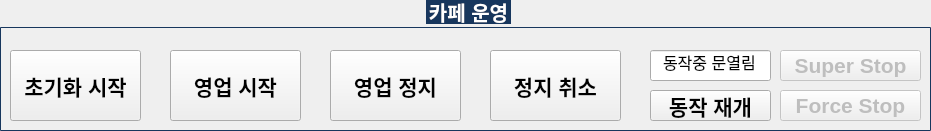
   <widget class="QGroupBox" name="GB_OP_CONTROL">
    <property name="geometry">
     <rect>
      <x>760</x>
      <y>10</y>
      <width>931</width>
      <height>131</height>
     </rect>
    </property>
    <property name="font">
     <font>
      <pointsize>-1</pointsize>
      <weight>75</weight>
      <italic>false</italic>
      <bold>true</bold>
     </font>
    </property>
    <property name="styleSheet">
     <string notr="true">QGroupBox  {
    border: 1px solid gray;
    border-color: #FF17365D;
    margin-top: 27px;
    font-size: 20px;
    border-radius: 1px;
}

QGroupBox::title  {
    subcontrol-origin: margin;
    subcontrol-position: top center;
    padding: 10px 8000px 10px 8000px;
    background-color: #FF17365D;
    color: rgb(255, 255, 255);
}</string>
    </property>
    <property name="title">
     <string>카페 운영</string>
    </property>
    <widget class="QPushButton" name="BTN_DO_INITIALIZING">
     <property name="geometry">
      <rect>
       <x>10</x>
       <y>50</y>
       <width>131</width>
       <height>71</height>
      </rect>
     </property>
     <property name="font">
      <font>
       <pointsize>16</pointsize>
       <weight>75</weight>
       <bold>true</bold>
      </font>
     </property>
     <property name="text">
      <string>초기화 시작</string>
     </property>
    </widget>
    <widget class="QPushButton" name="BTN_DO_OPERATING">
     <property name="geometry">
      <rect>
       <x>170</x>
       <y>50</y>
       <width>131</width>
       <height>71</height>
      </rect>
     </property>
     <property name="font">
      <font>
       <pointsize>16</pointsize>
       <weight>75</weight>
       <bold>true</bold>
      </font>
     </property>
     <property name="text">
      <string>영업 시작</string>
     </property>
    </widget>
    <widget class="QPushButton" name="BTN_STOP_OPERATING">
     <property name="geometry">
      <rect>
       <x>330</x>
       <y>50</y>
       <width>131</width>
       <height>71</height>
      </rect>
     </property>
     <property name="font">
      <font>
       <pointsize>16</pointsize>
       <weight>75</weight>
       <bold>true</bold>
      </font>
     </property>
     <property name="text">
      <string>영업 정지</string>
     </property>
    </widget>
    <widget class="QPushButton" name="BTN_CANCEL_STOP">
     <property name="geometry">
      <rect>
       <x>490</x>
       <y>50</y>
       <width>131</width>
       <height>71</height>
      </rect>
     </property>
     <property name="font">
      <font>
       <pointsize>16</pointsize>
       <weight>75</weight>
       <bold>true</bold>
      </font>
     </property>
     <property name="text">
      <string>정지 취소</string>
     </property>
    </widget>
    <widget class="QPushButton" name="BTN_SUPER_STOP">
     <property name="enabled">
      <bool>false</bool>
     </property>
     <property name="geometry">
      <rect>
       <x>780</x>
       <y>50</y>
       <width>141</width>
       <height>31</height>
      </rect>
     </property>
     <property name="font">
      <font>
       <pointsize>16</pointsize>
       <weight>75</weight>
       <bold>true</bold>
      </font>
     </property>
     <property name="text">
      <string>Super Stop</string>
     </property>
    </widget>
    <widget class="QPushButton" name="BTN_FORCE_STOP">
     <property name="enabled">
      <bool>false</bool>
     </property>
     <property name="geometry">
      <rect>
       <x>780</x>
       <y>90</y>
       <width>141</width>
       <height>31</height>
      </rect>
     </property>
     <property name="font">
      <font>
       <pointsize>16</pointsize>
       <weight>75</weight>
       <bold>true</bold>
      </font>
     </property>
     <property name="text">
      <string>Force Stop</string>
     </property>
    </widget>
    <widget class="QLineEdit" name="LE_PLATFORM_OPENED_WHEN_OPERATING">
     <property name="geometry">
      <rect>
       <x>650</x>
       <y>50</y>
       <width>121</width>
       <height>31</height>
      </rect>
     </property>
     <property name="font">
      <font>
       <pointsize>12</pointsize>
      </font>
     </property>
     <property name="text">
      <string>동작중 문열림</string>
     </property>
     <property name="alignment">
      <set>Qt::AlignCenter</set>
     </property>
     <property name="readOnly">
      <bool>true</bool>
     </property>
    </widget>
    <widget class="QPushButton" name="BTN_RESUME">
     <property name="geometry">
      <rect>
       <x>650</x>
       <y>90</y>
       <width>121</width>
       <height>31</height>
      </rect>
     </property>
     <property name="font">
      <font>
       <pointsize>16</pointsize>
       <weight>75</weight>
       <bold>true</bold>
      </font>
     </property>
     <property name="text">
      <string>동작 재개</string>
     </property>
    </widget>
   </widget>
